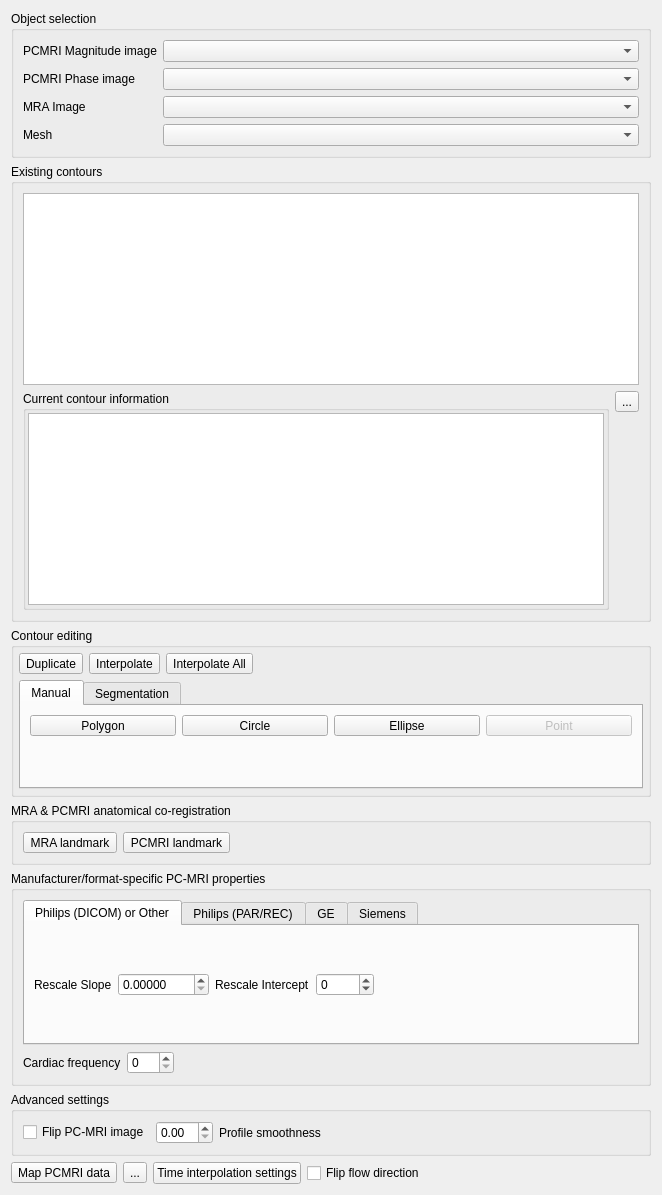
<?xml version="1.0" encoding="UTF-8"?>
<ui version="4.0">
 <class>PCMRIMappingWidget</class>
 <widget class="QWidget" name="PCMRIMappingWidget">
  <property name="geometry">
   <rect>
    <x>0</x>
    <y>0</y>
    <width>662</width>
    <height>1195</height>
   </rect>
  </property>
  <property name="maximumSize">
   <size>
    <width>1000</width>
    <height>16777215</height>
   </size>
  </property>
  <property name="windowTitle">
   <string>Form</string>
  </property>
  <layout class="QVBoxLayout" name="verticalLayout_9">
   <item>
    <widget class="QGroupBox" name="objectSelectionGroup">
     <property name="title">
      <string>Object selection</string>
     </property>
     <layout class="QVBoxLayout" name="verticalLayout_6">
      <item>
       <layout class="QFormLayout" name="formLayout">
        <item row="0" column="0">
         <widget class="QLabel" name="label_10">
          <property name="sizePolicy">
           <sizepolicy hsizetype="Maximum" vsizetype="Preferred">
            <horstretch>0</horstretch>
            <verstretch>0</verstretch>
           </sizepolicy>
          </property>
          <property name="text">
           <string>PCMRI Magnitude image</string>
          </property>
         </widget>
        </item>
        <item row="0" column="1">
         <widget class="QmitkDataStorageComboBox" name="pcmriImageComboBox">
          <property name="maximumSize">
           <size>
            <width>700</width>
            <height>16777215</height>
           </size>
          </property>
          <property name="toolTip">
           <string>PCMRI image to extract the velocity profile from - Magnitude component</string>
          </property>
         </widget>
        </item>
        <item row="2" column="0">
         <widget class="QLabel" name="label">
          <property name="text">
           <string>MRA Image</string>
          </property>
         </widget>
        </item>
        <item row="2" column="1">
         <widget class="QmitkDataStorageComboBox" name="mraImageComboBox">
          <property name="toolTip">
           <string>MRA image used to generate the geometric model</string>
          </property>
         </widget>
        </item>
        <item row="3" column="0">
         <widget class="QLabel" name="label_8">
          <property name="sizePolicy">
           <sizepolicy hsizetype="Maximum" vsizetype="Preferred">
            <horstretch>0</horstretch>
            <verstretch>0</verstretch>
           </sizepolicy>
          </property>
          <property name="text">
           <string>Mesh</string>
          </property>
         </widget>
        </item>
        <item row="3" column="1">
         <widget class="QmitkDataStorageComboBox" name="meshNodeComboBox">
          <property name="toolTip">
           <string>Mesh to fit the velocity profile to</string>
          </property>
         </widget>
        </item>
        <item row="1" column="1">
         <widget class="QmitkDataStorageComboBox" name="pcmriPhaseComboBox">
          <property name="toolTip">
           <string>PCMRI image to extract the velocity profile from - Phase component</string>
          </property>
         </widget>
        </item>
        <item row="1" column="0">
         <widget class="QLabel" name="label_2">
          <property name="text">
           <string>PCMRI Phase image</string>
          </property>
         </widget>
        </item>
       </layout>
      </item>
     </layout>
     <zorder></zorder>
    </widget>
   </item>
   <item>
    <widget class="QGroupBox" name="groupBox_2">
     <property name="sizePolicy">
      <sizepolicy hsizetype="Expanding" vsizetype="Expanding">
       <horstretch>0</horstretch>
       <verstretch>0</verstretch>
      </sizepolicy>
     </property>
     <property name="title">
      <string>Existing contours</string>
     </property>
     <layout class="QVBoxLayout" name="verticalLayout_8" stretch="0,0">
      <item>
       <widget class="QListWidget" name="contourThumbnailListWidget">
        <property name="minimumSize">
         <size>
          <width>0</width>
          <height>140</height>
         </size>
        </property>
        <property name="toolTip">
         <string>Thumbnails of existing contours (double-click the icon to navigate to a contour)</string>
        </property>
        <property name="editTriggers">
         <set>QAbstractItemView::NoEditTriggers</set>
        </property>
        <property name="selectionMode">
         <enum>QAbstractItemView::ExtendedSelection</enum>
        </property>
        <property name="iconSize">
         <size>
          <width>64</width>
          <height>64</height>
         </size>
        </property>
        <property name="movement">
         <enum>QListView::Static</enum>
        </property>
        <property name="resizeMode">
         <enum>QListView::Adjust</enum>
        </property>
        <property name="viewMode">
         <enum>QListView::IconMode</enum>
        </property>
        <property name="uniformItemSizes">
         <bool>true</bool>
        </property>
       </widget>
      </item>
      <item>
       <layout class="QHBoxLayout" name="horizontalLayout_10">
        <item>
         <widget class="ctkCollapsibleGroupBox" name="contourInfoGroupBox">
          <property name="title">
           <string>Current contour information</string>
          </property>
          <layout class="QVBoxLayout" name="verticalLayout_5" stretch="0">
           <property name="spacing">
            <number>0</number>
           </property>
           <property name="leftMargin">
            <number>2</number>
           </property>
           <property name="topMargin">
            <number>2</number>
           </property>
           <property name="rightMargin">
            <number>2</number>
           </property>
           <property name="bottomMargin">
            <number>2</number>
           </property>
           <item>
            <widget class="QTextBrowser" name="contourInfoTextBrowser">
             <property name="sizePolicy">
              <sizepolicy hsizetype="Expanding" vsizetype="Fixed">
               <horstretch>0</horstretch>
               <verstretch>0</verstretch>
              </sizepolicy>
             </property>
             <property name="toolTip">
              <string>Information about the current contour</string>
             </property>
            </widget>
           </item>
          </layout>
         </widget>
        </item>
        <item>
         <layout class="QVBoxLayout" name="verticalLayout_2">
          <item>
           <layout class="QHBoxLayout" name="horizontalLayout_9">
            <item>
             <widget class="QToolButton" name="deleteContoursButton">
              <property name="toolTip">
               <string>Delete selected contours</string>
              </property>
              <property name="text">
               <string>...</string>
              </property>
              <property name="icon">
               <iconset resource="../../resources/vesselSegmentation.qrc">
                <normaloff>:/vesselSeg/icons/delete.png</normaloff>:/vesselSeg/icons/delete.png</iconset>
              </property>
              <property name="iconSize">
               <size>
                <width>24</width>
                <height>24</height>
               </size>
              </property>
              <property name="shortcut">
               <string>Ctrl+S</string>
              </property>
             </widget>
            </item>
           </layout>
          </item>
          <item>
           <spacer name="verticalSpacer_3">
            <property name="orientation">
             <enum>Qt::Vertical</enum>
            </property>
            <property name="sizeType">
             <enum>QSizePolicy::MinimumExpanding</enum>
            </property>
            <property name="sizeHint" stdset="0">
             <size>
              <width>20</width>
              <height>0</height>
             </size>
            </property>
           </spacer>
          </item>
         </layout>
        </item>
       </layout>
      </item>
     </layout>
    </widget>
   </item>
   <item>
    <widget class="QGroupBox" name="contourEditingGroup">
     <property name="sizePolicy">
      <sizepolicy hsizetype="Preferred" vsizetype="Fixed">
       <horstretch>0</horstretch>
       <verstretch>0</verstretch>
      </sizepolicy>
     </property>
     <property name="title">
      <string>Contour editing</string>
     </property>
     <layout class="QVBoxLayout" name="verticalLayout_4">
      <property name="leftMargin">
       <number>5</number>
      </property>
      <property name="topMargin">
       <number>5</number>
      </property>
      <property name="rightMargin">
       <number>5</number>
      </property>
      <property name="bottomMargin">
       <number>5</number>
      </property>
      <item>
       <layout class="QHBoxLayout" name="horizontalLayout_4">
        <item>
         <widget class="QToolButton" name="duplicateButton">
          <property name="toolTip">
           <string>Duplicate the closest contour at current slice</string>
          </property>
          <property name="text">
           <string>Duplicate</string>
          </property>
          <property name="icon">
           <iconset resource="../../resources/vesselSegmentation.qrc">
            <normaloff>:/vesselSeg/icons/duplicate.png</normaloff>:/vesselSeg/icons/duplicate.png</iconset>
          </property>
          <property name="iconSize">
           <size>
            <width>48</width>
            <height>48</height>
           </size>
          </property>
         </widget>
        </item>
        <item>
         <widget class="QToolButton" name="interpolateButton">
          <property name="toolTip">
           <string>Interpolate the neighboring contours to create a contour in current slice</string>
          </property>
          <property name="text">
           <string>Interpolate</string>
          </property>
          <property name="icon">
           <iconset resource="../../resources/vesselSegmentation.qrc">
            <normaloff>:/vesselSeg/icons/interpolate.png</normaloff>:/vesselSeg/icons/interpolate.png</iconset>
          </property>
          <property name="iconSize">
           <size>
            <width>48</width>
            <height>48</height>
           </size>
          </property>
         </widget>
        </item>
        <item>
         <widget class="QToolButton" name="interpolateAllButton">
          <property name="toolTip">
           <string>Interpolate between manually placed contours to create new contours in remaining slices</string>
          </property>
          <property name="text">
           <string>Interpolate All</string>
          </property>
          <property name="icon">
           <iconset resource="../../resources/vesselSegmentation.qrc">
            <normaloff>:/vesselSeg/icons/interpolateAll.png</normaloff>:/vesselSeg/icons/interpolateAll.png</iconset>
          </property>
          <property name="iconSize">
           <size>
            <width>48</width>
            <height>48</height>
           </size>
          </property>
         </widget>
        </item>
        <item>
         <spacer name="horizontalSpacer">
          <property name="orientation">
           <enum>Qt::Horizontal</enum>
          </property>
          <property name="sizeHint" stdset="0">
           <size>
            <width>40</width>
            <height>20</height>
           </size>
          </property>
         </spacer>
        </item>
       </layout>
      </item>
      <item>
       <widget class="QTabWidget" name="tabWidget">
        <property name="sizePolicy">
         <sizepolicy hsizetype="MinimumExpanding" vsizetype="MinimumExpanding">
          <horstretch>0</horstretch>
          <verstretch>0</verstretch>
         </sizepolicy>
        </property>
        <property name="currentIndex">
         <number>0</number>
        </property>
        <widget class="QWidget" name="tabWidgetPage1">
         <attribute name="title">
          <string>Manual</string>
         </attribute>
         <layout class="QVBoxLayout" name="verticalLayout_3">
          <item>
           <layout class="QHBoxLayout" name="horizontalLayout_3">
            <item>
             <widget class="QToolButton" name="addPolygonButton">
              <property name="sizePolicy">
               <sizepolicy hsizetype="Minimum" vsizetype="Minimum">
                <horstretch>0</horstretch>
                <verstretch>0</verstretch>
               </sizepolicy>
              </property>
              <property name="toolTip">
               <string>Create a polygon at current slice</string>
              </property>
              <property name="text">
               <string>Polygon</string>
              </property>
              <property name="icon">
               <iconset resource="../../resources/vesselSegmentation.qrc">
                <normaloff>:/vesselSeg/icons/polygon.png</normaloff>:/vesselSeg/icons/polygon.png</iconset>
              </property>
              <property name="iconSize">
               <size>
                <width>48</width>
                <height>48</height>
               </size>
              </property>
              <property name="checkable">
               <bool>true</bool>
              </property>
              <property name="autoExclusive">
               <bool>false</bool>
              </property>
              <property name="toolButtonStyle">
               <enum>Qt::ToolButtonTextUnderIcon</enum>
              </property>
             </widget>
            </item>
            <item>
             <widget class="QToolButton" name="addCircleButton">
              <property name="sizePolicy">
               <sizepolicy hsizetype="Minimum" vsizetype="Minimum">
                <horstretch>0</horstretch>
                <verstretch>0</verstretch>
               </sizepolicy>
              </property>
              <property name="toolTip">
               <string>Create a circle at current slice</string>
              </property>
              <property name="text">
               <string>Circle</string>
              </property>
              <property name="icon">
               <iconset resource="../../resources/vesselSegmentation.qrc">
                <normaloff>:/vesselSeg/icons/circle.png</normaloff>:/vesselSeg/icons/circle.png</iconset>
              </property>
              <property name="iconSize">
               <size>
                <width>48</width>
                <height>48</height>
               </size>
              </property>
              <property name="checkable">
               <bool>true</bool>
              </property>
              <property name="autoExclusive">
               <bool>false</bool>
              </property>
              <property name="toolButtonStyle">
               <enum>Qt::ToolButtonTextUnderIcon</enum>
              </property>
             </widget>
            </item>
            <item>
             <widget class="QToolButton" name="addEllipseButton">
              <property name="sizePolicy">
               <sizepolicy hsizetype="Minimum" vsizetype="Minimum">
                <horstretch>0</horstretch>
                <verstretch>0</verstretch>
               </sizepolicy>
              </property>
              <property name="toolTip">
               <string>Create an ellipse at current slice</string>
              </property>
              <property name="text">
               <string>Ellipse</string>
              </property>
              <property name="icon">
               <iconset resource="../../resources/vesselSegmentation.qrc">
                <normaloff>:/vesselSeg/icons/ellipse.png</normaloff>:/vesselSeg/icons/ellipse.png</iconset>
              </property>
              <property name="iconSize">
               <size>
                <width>48</width>
                <height>48</height>
               </size>
              </property>
              <property name="checkable">
               <bool>true</bool>
              </property>
              <property name="autoExclusive">
               <bool>false</bool>
              </property>
              <property name="toolButtonStyle">
               <enum>Qt::ToolButtonTextUnderIcon</enum>
              </property>
             </widget>
            </item>
            <item>
             <widget class="QToolButton" name="addPointButton">
              <property name="enabled">
               <bool>false</bool>
              </property>
              <property name="sizePolicy">
               <sizepolicy hsizetype="Minimum" vsizetype="Minimum">
                <horstretch>0</horstretch>
                <verstretch>0</verstretch>
               </sizepolicy>
              </property>
              <property name="visible">
               <bool>false</bool>
              </property>
              <property name="toolTip">
               <string>Create a point section at current slice (for first and last sections only)</string>
              </property>
              <property name="text">
               <string>Point</string>
              </property>
              <property name="icon">
               <iconset resource="../../resources/vesselSegmentation.qrc">
                <normaloff>:/vesselSeg/icons/point.png</normaloff>:/vesselSeg/icons/point.png</iconset>
              </property>
              <property name="iconSize">
               <size>
                <width>48</width>
                <height>48</height>
               </size>
              </property>
              <property name="checkable">
               <bool>true</bool>
              </property>
              <property name="autoExclusive">
               <bool>false</bool>
              </property>
              <property name="toolButtonStyle">
               <enum>Qt::ToolButtonTextUnderIcon</enum>
              </property>
             </widget>
            </item>
           </layout>
          </item>
          <item>
           <spacer name="verticalSpacer">
            <property name="orientation">
             <enum>Qt::Vertical</enum>
            </property>
            <property name="sizeHint" stdset="0">
             <size>
              <width>20</width>
              <height>40</height>
             </size>
            </property>
           </spacer>
          </item>
         </layout>
        </widget>
        <widget class="QWidget" name="tabWidgetPage2">
         <attribute name="title">
          <string>Segmentation</string>
         </attribute>
         <layout class="QVBoxLayout" name="verticalLayout">
          <item>
           <layout class="QHBoxLayout" name="horizontalLayout_2">
            <item>
             <widget class="QToolButton" name="createSegmentedButton">
              <property name="toolTip">
               <string>Create segmented contour</string>
              </property>
              <property name="text">
               <string>New segmentation</string>
              </property>
              <property name="icon">
               <iconset resource="../../resources/vesselSegmentation.qrc">
                <normaloff>:/vesselSeg/icons/add.png</normaloff>:/vesselSeg/icons/add.png</iconset>
              </property>
             </widget>
            </item>
            <item>
             <widget class="QLabel" name="label_3">
              <property name="text">
               <string>Smoothness:</string>
              </property>
             </widget>
            </item>
            <item>
             <widget class="QSlider" name="smoothnessSlider">
              <property name="value">
               <number>99</number>
              </property>
              <property name="orientation">
               <enum>Qt::Horizontal</enum>
              </property>
             </widget>
            </item>
           </layout>
          </item>
          <item>
           <widget class="QmitkToolGUIArea" name="segToolsGUIArea" native="true"/>
          </item>
          <item>
           <widget class="QmitkToolSelectionBox" name="segToolsSelectionBox" native="true"/>
          </item>
         </layout>
         <zorder>segToolsGUIArea</zorder>
         <zorder>segToolsSelectionBox</zorder>
         <zorder></zorder>
        </widget>
       </widget>
      </item>
     </layout>
    </widget>
   </item>
   <item>
    <widget class="QGroupBox" name="correspondingPointsGroup">
     <property name="title">
      <string>MRA &amp;&amp; PCMRI anatomical co-registration</string>
     </property>
     <layout class="QHBoxLayout" name="horizontalLayout_5">
      <item>
       <widget class="QToolButton" name="MRAPointButton">
        <property name="toolTip">
         <string>Place a corresponding point in MRA image</string>
        </property>
        <property name="text">
         <string>MRA landmark</string>
        </property>
        <property name="checkable">
         <bool>true</bool>
        </property>
        <property name="toolButtonStyle">
         <enum>Qt::ToolButtonTextOnly</enum>
        </property>
       </widget>
      </item>
      <item>
       <widget class="QToolButton" name="PCMRIPointButton">
        <property name="toolTip">
         <string>Place a corresponding point in PCMRI image current slice</string>
        </property>
        <property name="text">
         <string>PCMRI landmark</string>
        </property>
        <property name="checkable">
         <bool>true</bool>
        </property>
        <property name="toolButtonStyle">
         <enum>Qt::ToolButtonTextOnly</enum>
        </property>
       </widget>
      </item>
      <item>
       <spacer name="horizontalSpacer_3">
        <property name="orientation">
         <enum>Qt::Horizontal</enum>
        </property>
        <property name="sizeHint" stdset="0">
         <size>
          <width>40</width>
          <height>20</height>
         </size>
        </property>
       </spacer>
      </item>
     </layout>
    </widget>
   </item>
   <item>
    <widget class="QGroupBox" name="groupBox">
     <property name="toolTip">
      <string>Manufacturer- and format-specific PC-MRI image properties</string>
     </property>
     <property name="title">
      <string>Manufacturer/format-specific PC-MRI properties</string>
     </property>
     <layout class="QVBoxLayout" name="verticalLayout_7">
      <item>
       <widget class="QTabWidget" name="manufacturerTabs">
        <property name="currentIndex">
         <number>0</number>
        </property>
        <widget class="QWidget" name="linear">
         <attribute name="title">
          <string>Philips (DICOM) or Other</string>
         </attribute>
         <layout class="QHBoxLayout" name="horizontalLayout_13">
          <item>
           <layout class="QHBoxLayout" name="horizontalLayout_12">
            <item>
             <widget class="QLabel" name="label_22">
              <property name="toolTip">
               <string>In DICOM header: (0040,9225) </string>
              </property>
              <property name="text">
               <string>Rescale Slope</string>
              </property>
             </widget>
            </item>
            <item>
             <widget class="QDoubleSpinBox" name="rescaleSlopeSpinBox">
              <property name="toolTip">
               <string>In DICOM header: (0040,9225) </string>
              </property>
              <property name="decimals">
               <number>5</number>
              </property>
              <property name="maximum">
               <double>9999.000000000000000</double>
              </property>
             </widget>
            </item>
            <item>
             <widget class="QLabel" name="label_21">
              <property name="toolTip">
               <string>In DICOM header: (0040,9224) </string>
              </property>
              <property name="text">
               <string>Rescale Intercept</string>
              </property>
             </widget>
            </item>
            <item>
             <widget class="QSpinBox" name="rescaleInterceptSpinBox">
              <property name="toolTip">
               <string>In DICOM header: (0040,9224) </string>
              </property>
              <property name="minimum">
               <number>-9999</number>
              </property>
              <property name="maximum">
               <number>9999</number>
              </property>
             </widget>
            </item>
            <item>
             <spacer name="horizontalSpacer_11">
              <property name="orientation">
               <enum>Qt::Horizontal</enum>
              </property>
              <property name="sizeHint" stdset="0">
               <size>
                <width>226</width>
                <height>20</height>
               </size>
              </property>
             </spacer>
            </item>
           </layout>
          </item>
         </layout>
        </widget>
        <widget class="QWidget" name="philips">
         <attribute name="title">
          <string>Philips (PAR/REC)</string>
         </attribute>
         <widget class="QWidget" name="">
          <property name="geometry">
           <rect>
            <x>10</x>
            <y>10</y>
            <width>591</width>
            <height>34</height>
           </rect>
          </property>
          <layout class="QHBoxLayout" name="horizontalLayout_8">
           <item>
            <widget class="QLabel" name="label_7">
             <property name="toolTip">
              <string>In image header: &quot;Velocity encoding (venc) (Private_0019_10cc)&quot;</string>
             </property>
             <property name="text">
              <string>Phase encoding velocity [cm/s]</string>
             </property>
            </widget>
           </item>
           <item>
            <widget class="QSpinBox" name="vencPSpinBox">
             <property name="toolTip">
              <string>Phase encoding velocity</string>
             </property>
             <property name="maximum">
              <number>9999</number>
             </property>
            </widget>
           </item>
           <item>
            <spacer name="horizontalSpacer_8">
             <property name="orientation">
              <enum>Qt::Horizontal</enum>
             </property>
             <property name="sizeHint" stdset="0">
              <size>
               <width>133</width>
               <height>20</height>
              </size>
             </property>
            </spacer>
           </item>
          </layout>
         </widget>
        </widget>
        <widget class="QWidget" name="ge">
         <attribute name="title">
          <string>GE</string>
         </attribute>
         <layout class="QHBoxLayout" name="horizontalLayout_11">
          <item>
           <widget class="QLabel" name="label_4">
            <property name="toolTip">
             <string>In DICOM header: (Private_0019_10cc)</string>
            </property>
            <property name="text">
             <string>Velocity encoding
 [cm/s]</string>
            </property>
           </widget>
          </item>
          <item>
           <widget class="QSpinBox" name="vencGSpinBox">
            <property name="toolTip">
             <string>In DICOM header: (Private_0019_10cc)</string>
            </property>
            <property name="maximum">
             <number>9999</number>
            </property>
           </widget>
          </item>
          <item>
           <widget class="QLabel" name="label_6">
            <property name="toolTip">
             <string>In DICOM header: (Private_0019_10e2)</string>
            </property>
            <property name="text">
             <string>Venscale</string>
            </property>
           </widget>
          </item>
          <item>
           <widget class="QDoubleSpinBox" name="venscaleSpinBox">
            <property name="toolTip">
             <string>In DICOM header: (Private_0019_10e2)</string>
            </property>
            <property name="decimals">
             <number>5</number>
            </property>
            <property name="maximum">
             <double>9999.000000000000000</double>
            </property>
           </widget>
          </item>
          <item>
           <widget class="QCheckBox" name="maskCheckBox">
            <property name="toolTip">
             <string>In DICOM header: (Private_0019_10a9)</string>
            </property>
            <property name="text">
             <string>Magnitude mask</string>
            </property>
           </widget>
          </item>
          <item>
           <spacer name="horizontalSpacer_7">
            <property name="orientation">
             <enum>Qt::Horizontal</enum>
            </property>
            <property name="sizeHint" stdset="0">
             <size>
              <width>133</width>
              <height>20</height>
             </size>
            </property>
           </spacer>
          </item>
         </layout>
        </widget>
        <widget class="QWidget" name="siemens">
         <attribute name="title">
          <string>Siemens</string>
         </attribute>
         <layout class="QHBoxLayout" name="horizontalLayout_14">
          <item>
           <widget class="QLabel" name="label_15">
            <property name="toolTip">
             <string>In DICOM header: (0051,1014)</string>
            </property>
            <property name="text">
             <string>Velocity encoding
 [cm/s]</string>
            </property>
           </widget>
          </item>
          <item>
           <widget class="QSpinBox" name="vencSSpinBox">
            <property name="toolTip">
             <string>In DICOM header: (0051,1014)</string>
            </property>
            <property name="maximum">
             <number>9999</number>
            </property>
           </widget>
          </item>
          <item>
           <widget class="QLabel" name="label_17">
            <property name="toolTip">
             <string>In DICOM header: (0028,1053)</string>
            </property>
            <property name="text">
             <string>Rescale
 Slope</string>
            </property>
           </widget>
          </item>
          <item>
           <widget class="QDoubleSpinBox" name="rescaleSlopeSSpinBox">
            <property name="toolTip">
             <string>In DICOM header: (0028,1053)</string>
            </property>
            <property name="decimals">
             <number>5</number>
            </property>
            <property name="maximum">
             <double>9999.000000000000000</double>
            </property>
           </widget>
          </item>
          <item>
           <widget class="QLabel" name="label_16">
            <property name="toolTip">
             <string>In DICOM header: (0028,1052)</string>
            </property>
            <property name="text">
             <string>Rescale
 Intercept</string>
            </property>
           </widget>
          </item>
          <item>
           <widget class="QSpinBox" name="rescaleInterceptSSpinBox">
            <property name="toolTip">
             <string>In DICOM header: (0028,1052)</string>
            </property>
            <property name="minimum">
             <number>-9999</number>
            </property>
            <property name="maximum">
             <number>9999</number>
            </property>
           </widget>
          </item>
          <item>
           <widget class="QLabel" name="label_18">
            <property name="toolTip">
             <string>In DICOM header: (0028,0101)</string>
            </property>
            <property name="text">
             <string>Quantization 
 Level</string>
            </property>
           </widget>
          </item>
          <item>
           <widget class="QSpinBox" name="quantizationSpinBox">
            <property name="toolTip">
             <string>In DICOM header: (0028,0101)</string>
            </property>
            <property name="maximum">
             <number>9999</number>
            </property>
           </widget>
          </item>
         </layout>
        </widget>
       </widget>
      </item>
      <item>
       <layout class="QHBoxLayout" name="horizontalLayout_7">
        <item>
         <widget class="QLabel" name="label_5">
          <property name="text">
           <string>Cardiac frequency</string>
          </property>
         </widget>
        </item>
        <item>
         <widget class="QSpinBox" name="freqSpinBox">
          <property name="maximum">
           <number>999</number>
          </property>
         </widget>
        </item>
        <item>
         <spacer name="horizontalSpacer_5">
          <property name="orientation">
           <enum>Qt::Horizontal</enum>
          </property>
          <property name="sizeHint" stdset="0">
           <size>
            <width>40</width>
            <height>20</height>
           </size>
          </property>
         </spacer>
        </item>
       </layout>
      </item>
     </layout>
    </widget>
   </item>
   <item>
    <widget class="QGroupBox" name="imageOrientationGroup">
     <property name="title">
      <string>Advanced settings </string>
     </property>
     <layout class="QHBoxLayout" name="horizontalLayout_6">
      <item>
       <widget class="QCheckBox" name="flipImageCheckBox">
        <property name="toolTip">
         <string>Rotates the PC-MRI image 180 degrees about x axis.</string>
        </property>
        <property name="text">
         <string>Flip PC-MRI image</string>
        </property>
       </widget>
      </item>
      <item>
       <widget class="QDoubleSpinBox" name="gaussianDoubleSpinBox">
        <property name="toolTip">
         <string>Variance of the Gaussian filter which smooths the PC-MRI image before mapping. 1.00 = no smoothing</string>
        </property>
        <property name="maximum">
         <double>10.000000000000000</double>
        </property>
        <property name="singleStep">
         <double>0.100000000000000</double>
        </property>
        <property name="value">
         <double>0.000000000000000</double>
        </property>
       </widget>
      </item>
      <item>
       <widget class="QLabel" name="labeGaussian">
        <property name="text">
         <string>Profile smoothness</string>
        </property>
       </widget>
      </item>
      <item>
       <spacer name="horizontalSpacer_4">
        <property name="orientation">
         <enum>Qt::Horizontal</enum>
        </property>
        <property name="sizeHint" stdset="0">
         <size>
          <width>40</width>
          <height>20</height>
         </size>
        </property>
       </spacer>
      </item>
     </layout>
    </widget>
   </item>
   <item>
    <layout class="QHBoxLayout" name="horizontalLayout">
     <item>
      <widget class="QToolButton" name="mapButton">
       <property name="toolTip">
        <string>Map the velocity profile to mesh inflow face </string>
       </property>
       <property name="text">
        <string>Map PCMRI data</string>
       </property>
       <property name="icon">
        <iconset resource="../../resources/vesselSegmentation.qrc">
         <normaloff>:/vesselSeg/icons/DataManagerIcon_Map.png</normaloff>:/vesselSeg/icons/DataManagerIcon_Map.png</iconset>
       </property>
       <property name="iconSize">
        <size>
         <width>24</width>
         <height>24</height>
        </size>
       </property>
       <property name="checkable">
        <bool>false</bool>
       </property>
       <property name="toolButtonStyle">
        <enum>Qt::ToolButtonTextBesideIcon</enum>
       </property>
      </widget>
     </item>
     <item>
      <widget class="QToolButton" name="cancelMapButton">
       <property name="toolTip">
        <string>Cancel the current mapping operation</string>
       </property>
       <property name="text">
        <string>...</string>
       </property>
       <property name="icon">
        <iconset resource="../../resources/vesselSegmentation.qrc">
         <normaloff>:/vesselSeg/icons/stop.png</normaloff>:/vesselSeg/icons/stop.png</iconset>
       </property>
      </widget>
     </item>
     <item>
      <widget class="QPushButton" name="timeOptionsButton">
       <property name="toolTip">
        <string>Preview and adjust settings for time interpolation of the velocity profile</string>
       </property>
       <property name="text">
        <string>Time interpolation settings</string>
       </property>
      </widget>
     </item>
     <item>
      <widget class="QCheckBox" name="flowDirectionCheckBox">
       <property name="text">
        <string>Flip flow direction</string>
       </property>
      </widget>
     </item>
     <item>
      <spacer name="horizontalSpacer_2">
       <property name="orientation">
        <enum>Qt::Horizontal</enum>
       </property>
       <property name="sizeHint" stdset="0">
        <size>
         <width>40</width>
         <height>20</height>
        </size>
       </property>
      </spacer>
     </item>
     <item>
      <layout class="QGridLayout" name="gridLayout"/>
     </item>
    </layout>
   </item>
  </layout>
  <zorder>contourEditingGroup</zorder>
  <zorder>objectSelectionGroup</zorder>
  <zorder>groupBox_2</zorder>
  <zorder>imageOrientationGroup</zorder>
  <zorder>correspondingPointsGroup</zorder>
  <zorder>groupBox</zorder>
 </widget>
 <customwidgets>
  <customwidget>
   <class>QmitkDataStorageComboBox</class>
   <extends>QComboBox</extends>
   <header location="global">QmitkDataStorageComboBox.h</header>
  </customwidget>
  <customwidget>
   <class>QmitkToolGUIArea</class>
   <extends>QWidget</extends>
   <header location="global">QmitkToolGUIArea.h</header>
   <container>1</container>
  </customwidget>
  <customwidget>
   <class>QmitkToolSelectionBox</class>
   <extends>QWidget</extends>
   <header location="global">QmitkToolSelectionBox.h</header>
   <container>1</container>
  </customwidget>
  <customwidget>
   <class>ctkCollapsibleGroupBox</class>
   <extends>QGroupBox</extends>
   <header location="global">ctkCollapsibleGroupBox.h</header>
   <container>1</container>
  </customwidget>
 </customwidgets>
 <tabstops>
  <tabstop>contourThumbnailListWidget</tabstop>
  <tabstop>contourInfoTextBrowser</tabstop>
  <tabstop>deleteContoursButton</tabstop>
  <tabstop>duplicateButton</tabstop>
  <tabstop>interpolateButton</tabstop>
  <tabstop>tabWidget</tabstop>
  <tabstop>addPolygonButton</tabstop>
  <tabstop>addCircleButton</tabstop>
  <tabstop>addEllipseButton</tabstop>
  <tabstop>mapButton</tabstop>
  <tabstop>cancelMapButton</tabstop>
  <tabstop>createSegmentedButton</tabstop>
  <tabstop>smoothnessSlider</tabstop>
 </tabstops>
 <resources>
  <include location="../../resources/vesselSegmentation.qrc"/>
  <include location="../../resources/SolverSetup.qrc"/>
 </resources>
 <connections/>
</ui>
